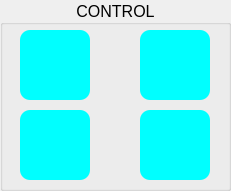
     <widget class="QGroupBox" name="groupBox_control">
      <property name="geometry">
       <rect>
        <x>0</x>
        <y>410</y>
        <width>231</width>
        <height>191</height>
       </rect>
      </property>
      <property name="font">
       <font>
        <pointsize>12</pointsize>
       </font>
      </property>
      <property name="title">
       <string>CONTROL</string>
      </property>
      <property name="alignment">
       <set>Qt::AlignCenter</set>
      </property>
      <widget class="QPushButton" name="pushButton_stop">
       <property name="geometry">
        <rect>
         <x>140</x>
         <y>30</y>
         <width>70</width>
         <height>70</height>
        </rect>
       </property>
       <property name="font">
        <font>
         <pointsize>12</pointsize>
        </font>
       </property>
       <property name="styleSheet">
        <string notr="true">
QPushButton{
border-radius: 10px;
background-color: #00ffff;
}

QPushButton:pressed {
    padding-top: 5px;
    padding-left: 5px;
}
</string>
       </property>
       <property name="text">
        <string/>
       </property>
       <property name="icon">
        <iconset>
         <normaloff>../Icon/Stop.png</normaloff>../Icon/Stop.png</iconset>
       </property>
       <property name="iconSize">
        <size>
         <width>80</width>
         <height>80</height>
        </size>
       </property>
      </widget>
      <widget class="QPushButton" name="pushButton_setHome">
       <property name="geometry">
        <rect>
         <x>20</x>
         <y>110</y>
         <width>70</width>
         <height>70</height>
        </rect>
       </property>
       <property name="font">
        <font>
         <pointsize>12</pointsize>
        </font>
       </property>
       <property name="styleSheet">
        <string notr="true">
QPushButton{
border-radius: 10px;
background-color: #00ffff;
}

QPushButton:pressed {
    padding-top: 5px;
    padding-left: 5px;
}
</string>
       </property>
       <property name="text">
        <string/>
       </property>
       <property name="icon">
        <iconset>
         <normaloff>../Icon/Home.png</normaloff>../Icon/Home.png</iconset>
       </property>
       <property name="iconSize">
        <size>
         <width>80</width>
         <height>80</height>
        </size>
       </property>
      </widget>
      <widget class="QPushButton" name="pushButton_reset">
       <property name="geometry">
        <rect>
         <x>140</x>
         <y>110</y>
         <width>70</width>
         <height>70</height>
        </rect>
       </property>
       <property name="font">
        <font>
         <pointsize>12</pointsize>
        </font>
       </property>
       <property name="styleSheet">
        <string notr="true">
QPushButton{
border-radius: 10px;
background-color: #00ffff;
}

QPushButton:pressed {
    padding-top: 5px;
    padding-left: 5px;
}
</string>
       </property>
       <property name="text">
        <string/>
       </property>
       <property name="icon">
        <iconset>
         <normaloff>../Icon/Reset.png</normaloff>../Icon/Reset.png</iconset>
       </property>
       <property name="iconSize">
        <size>
         <width>80</width>
         <height>80</height>
        </size>
       </property>
      </widget>
      <widget class="QPushButton" name="pushButton_run">
       <property name="geometry">
        <rect>
         <x>20</x>
         <y>30</y>
         <width>70</width>
         <height>70</height>
        </rect>
       </property>
       <property name="font">
        <font>
         <pointsize>12</pointsize>
        </font>
       </property>
       <property name="styleSheet">
        <string notr="true">QPushButton{
border-radius: 10px;
background-color: #00ffff;
}

QPushButton:pressed {
    padding-top: 5px;
    padding-left: 5px;
}</string>
       </property>
       <property name="text">
        <string/>
       </property>
       <property name="icon">
        <iconset>
         <normaloff>../Icon/Start1.png</normaloff>
         <normalon>../Delta-X-Software/Delta X Software C++/DeltaRobot-Software/icon/connected.png</normalon>../Icon/Start1.png</iconset>
       </property>
       <property name="iconSize">
        <size>
         <width>80</width>
         <height>80</height>
        </size>
       </property>
       <property name="flat">
        <bool>false</bool>
       </property>
      </widget>
     </widget>
